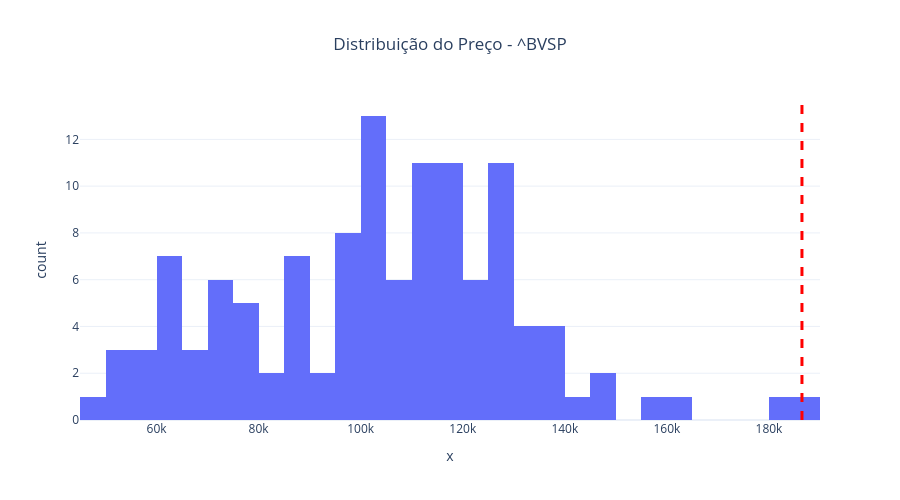

Notebook code cell kept with this figure:
### Code cell
# ==========================
# ESCOLHER ATIVO
# ==========================

ticker = "^BVSP"   # altere aqui

serie = df_emer[ticker].dropna()

ultimo_valor = serie.iloc[-1]

# ==========================
# HISTOGRAMA
# ==========================

fig = px.histogram(
    x=serie,
    nbins=60,
    title=f"Distribuição do Preço - {ticker}"
)

# linha vertical do preço atual
fig.add_vline(
    x=ultimo_valor,
    line_width=3,
    line_dash="dash",
    line_color="red"
)

# layout
fig.update_layout(
    template="plotly_white",
    height=500,
    title_x=0.5,
    showlegend=False
)

fig.show()

### Figure 1 — Plotly figure (JSON) as saved in the notebook; plotly's stock layout.template omitted (floating-point values rounded to 4 significant figures)
{"data": [{"bingroup": "x", "hovertemplate": "x=%{x}<br>count=%{y}<extra></extra>", "legendgroup": "", "marker": {"color": "#636efa", "pattern": {"shape": ""}}, "name": "", "nbinsx": 60, "orientation": "v", "showlegend": false, "type": "histogram", "x": [50060.0, 53910.0, 48470.0, 51530.0, 57310.0, 57900.0, 58370.0, 64920.0, 61910.0, 60230.0, 64670.0, 66660.0, 64980.0, 65400.0, 62710.0, 62900.0, 65920.0, 70840.0, 74290.0, 74310.0, 71970.0, 76400.0, 84910.0, 85480.0, 85370.0, 86120.0, 76750.0, 72760.0, 79220.0, 76680.0, 79340.0, 87420.0, 89500.0, 87890.0, 97390.0, 95580.0, 95420.0, 96350.0, 97030.0, 101000.0, 101800.0, 101100.0, 104700.0, 107200.0, 108200.0, 115600.0, 113800.0, 104200.0, 73020.0, 80510.0, 87400.0, 95060.0, 102900.0, 99370.0, 94600.0, 93950.0, 108900.0, 119300.0, 116000.0, 110000.0, 116600.0, 118900.0, 126200.0, 126800.0, 121800.0, 118800.0, 111000.0, 103500.0, 101900.0, 104800.0, 112400.0, 113100.0, 120000.0, 107900.0, 111400.0, 98540.0, 103200.0, 109500.0, 110000.0, 116000.0, 112500.0, 110000.0, 113500.0, 104900.0, 101900.0, 104400.0, 108300.0, 118100.0, 121900.0, 115700.0, 116600.0, 113100.0, 127300.0, 134200.0, 127800.0, 129000.0, 128100.0, 125900.0, 122100.0, 123900.0, 127700.0, 136000.0, 131800.0, 129700.0, 125700.0, 120300.0, 126100.0, 122800.0, 130300.0, 135100.0, 137000.0, 138900.0, 133100.0, 141400.0, 146200.0, 149500.0, 159100.0, 161100.0, 181400.0, 186500.0], "xaxis": "x", "yaxis": "y"}], "layout": {"barmode": "relative", "height": 500, "legend": {"tracegroupgap": 0}, "shapes": [{"line": {"color": "red", "dash": "dash", "width": 3}, "type": "line", "x0": 186500.0, "x1": 186500.0, "xref": "x", "y0": 0, "y1": 1, "yref": "y domain"}], "showlegend": false, "title": {"text": "Distribuição do Preço - ^BVSP", "x": 0.5}, "xaxis": {"anchor": "y", "domain": [0, 1], "title": {"text": "x"}}, "yaxis": {"anchor": "x", "domain": [0, 1], "title": {"text": "count"}}}}
